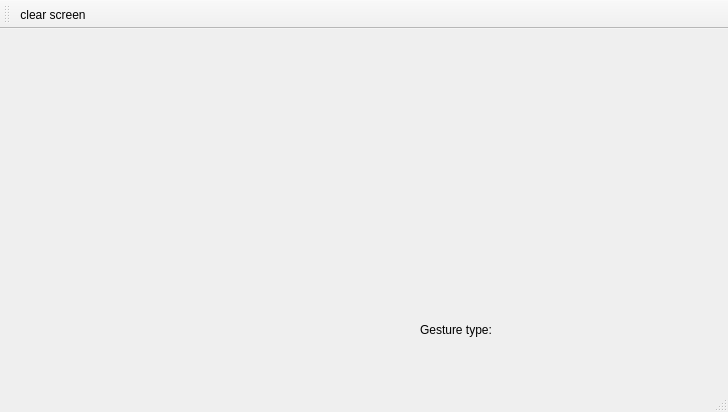
<?xml version="1.0" encoding="UTF-8"?>
<ui version="4.0">
 <class>MainWindow</class>
 <widget class="QMainWindow" name="MainWindow">
  <property name="geometry">
   <rect>
    <x>0</x>
    <y>0</y>
    <width>728</width>
    <height>412</height>
   </rect>
  </property>
  <property name="windowTitle">
   <string>MainWindow</string>
  </property>
  <widget class="QWidget" name="centralWidget">
   <widget class="QLabel" name="label">
    <property name="geometry">
     <rect>
      <x>420</x>
      <y>290</y>
      <width>91</width>
      <height>21</height>
     </rect>
    </property>
    <property name="text">
     <string>Gesture type:</string>
    </property>
   </widget>
   <widget class="QLabel" name="gesture_TypeDisplay">
    <property name="geometry">
     <rect>
      <x>520</x>
      <y>290</y>
      <width>171</width>
      <height>17</height>
     </rect>
    </property>
    <property name="text">
     <string/>
    </property>
   </widget>
  </widget>
  <widget class="QMenuBar" name="menuBar">
   <property name="geometry">
    <rect>
     <x>0</x>
     <y>0</y>
     <width>728</width>
     <height>23</height>
    </rect>
   </property>
  </widget>
  <widget class="QToolBar" name="mainToolBar">
   <attribute name="toolBarArea">
    <enum>TopToolBarArea</enum>
   </attribute>
   <attribute name="toolBarBreak">
    <bool>false</bool>
   </attribute>
   <addaction name="actionClear"/>
  </widget>
  <widget class="QStatusBar" name="statusBar"/>
  <action name="actionClear">
   <property name="text">
    <string>clear screen</string>
   </property>
   <property name="toolTip">
    <string>clear</string>
   </property>
  </action>
 </widget>
 <layoutdefault spacing="6" margin="11"/>
 <resources/>
 <connections/>
</ui>
